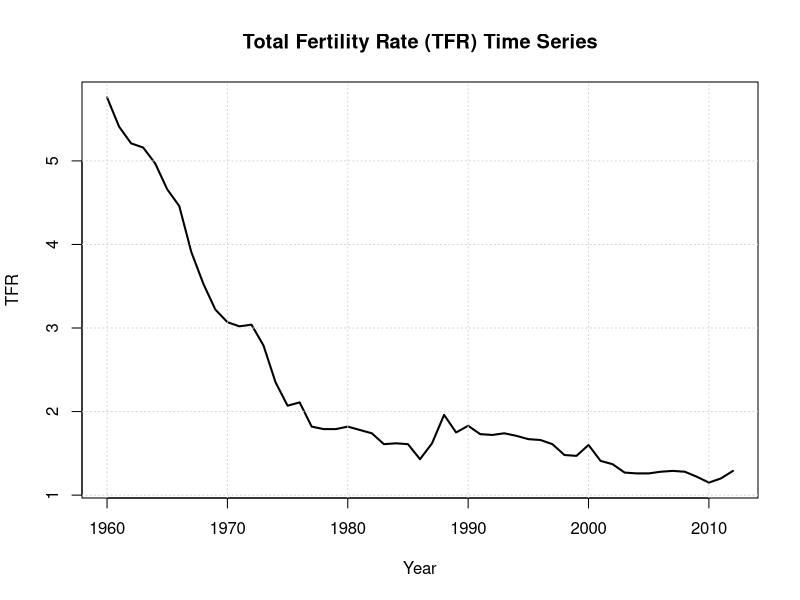
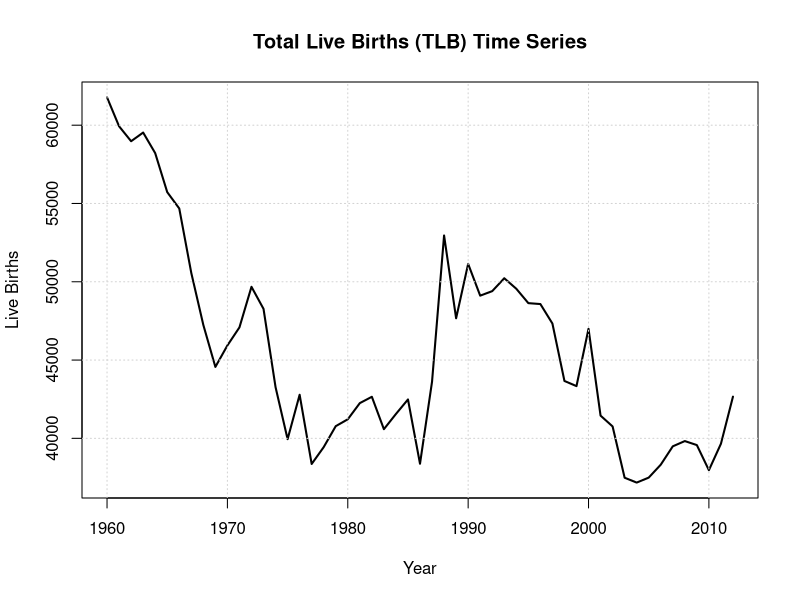

These figures' R source, in order:
# =========================================================
# CREATE AND SAVE TFRa & TLBa PLOTS
# =========================================================

# Load libraries
library(ggplot2)

# =========================================================
# 1. IMPORT DATA
# =========================================================

train <- read.csv("clean_data/train.csv")
test  <- read.csv("clean_data/test.csv")

dir.create("outputs/ts_plots", recursive = TRUE, showWarnings = FALSE)

# =========================================================
# 2. CREATE TIME SERIES OBJECTS
# =========================================================

TFRa <- ts(train$TFR, start = 1960, frequency = 1)
TLBa <- ts(train$TLB, start = 1960, frequency = 1)

# =========================================================
# 3. PLOT TFR
# =========================================================

png("outputs/ts_plots/TFRa_plot.png", res = 300, width = 2000, height = 1400)

plot(
  TFRa,
  main = "Total Fertility Rate (TFR) Time Series",
  xlab = "Year",
  ylab = "TFR",
  lwd = 2
)

grid()
dev.off()

# =========================================================
# 4. PLOT TLB
# =========================================================

png("outputs/ts_plots/TLBa_plot.png", res = 300, width = 2000, height = 1400)

plot(
  TLBa,
  main = "Total Live Births (TLB) Time Series",
  xlab = "Year",
  ylab = "Live Births",
  lwd = 2
)

grid()
dev.off()
